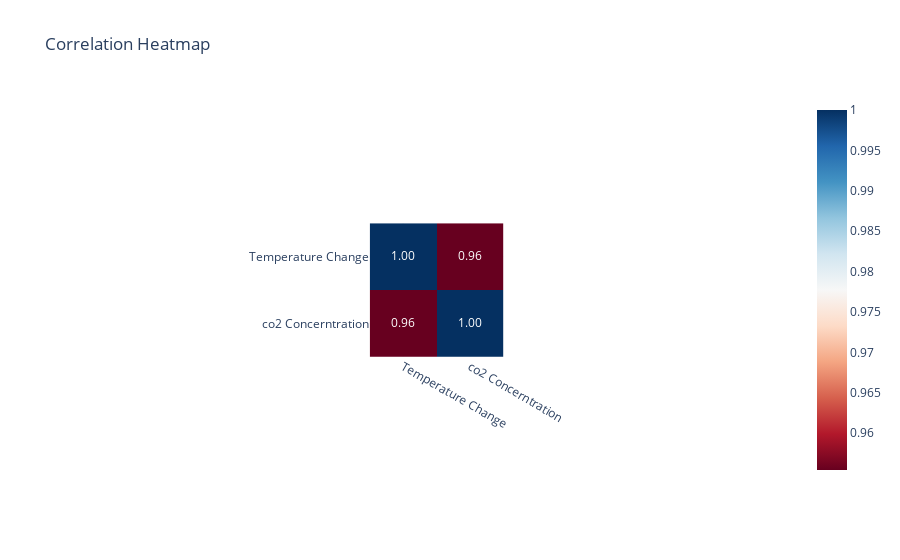

This figure's notebook cell:
### Code cell
heatmap_fig.update_layout(template='plotly_white')
heatmap_fig.show()

### Figure 1 — Plotly figure (JSON) as saved in the notebook; plotly's stock layout.template omitted (floating-point values rounded to 4 significant figures)
{"data": [{"coloraxis": "coloraxis", "hovertemplate": "x: %{x}<br>y: %{y}<br>color: %{z}<extra></extra>", "name": "0", "texttemplate": "%{z:.2f}", "type": "heatmap", "x": ["Temperature Change", "co2 Concerntration"], "xaxis": "x", "y": ["Temperature Change", "co2 Concerntration"], "yaxis": "y", "z": [[1, 0.9554], [0.9554, 1]]}], "layout": {"autosize": true, "coloraxis": {"colorscale": [[0, "rgb(103,0,31)"], [0.1, "rgb(178,24,43)"], [0.2, "rgb(214,96,77)"], [0.3, "rgb(244,165,130)"], [0.4, "rgb(253,219,199)"], [0.5, "rgb(247,247,247)"], [0.6, "rgb(209,229,240)"], [0.7, "rgb(146,197,222)"], [0.8, "rgb(67,147,195)"], [0.9, "rgb(33,102,172)"], [1, "rgb(5,48,97)"]]}, "title": {"text": "Correlation Heatmap"}, "xaxis": {"anchor": "y", "autorange": true, "constrain": "domain", "domain": [0.4064, 0.5936], "range": [-0.5, 1.5], "scaleanchor": "y", "type": "category"}, "yaxis": {"anchor": "x", "autorange": true, "constrain": "domain", "domain": [0, 1], "range": [1.5, -0.5], "type": "category"}}}
